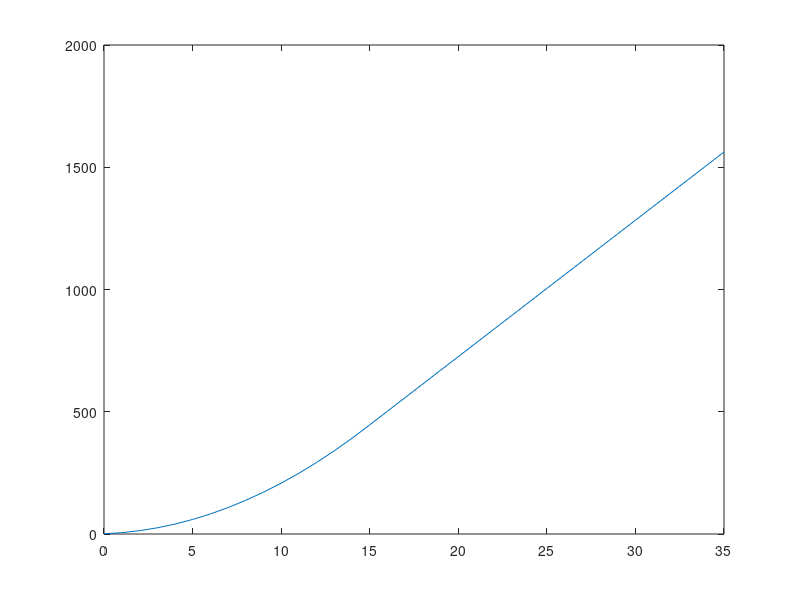

Write MATLAB code to recreate this figure.
PEEP= 0;
PIP= 35;
TOP= 0;
volume=[];
pressure=[];
for PRESS=PEEP:PIP 
VOLTOT=0; 
  for SP= -0.5:0.5:14.5
    if PRESS>(SP+TOP)
      VOL=(PRESS-SP)*9000*0.0002; 
    elseif PIP>(SP+TOP)&&PEEP>SP 
      VOL=(PRESS-SP)*9000*0.0002; 
    else
      VOL=0;
    end
    VOLTOT=VOLTOT+VOL;
  end
volume(end+1)=VOLTOT;
pressure(end+1)=PRESS;
end
%display(volume);
%display(pressure);
plot(pressure, volume)